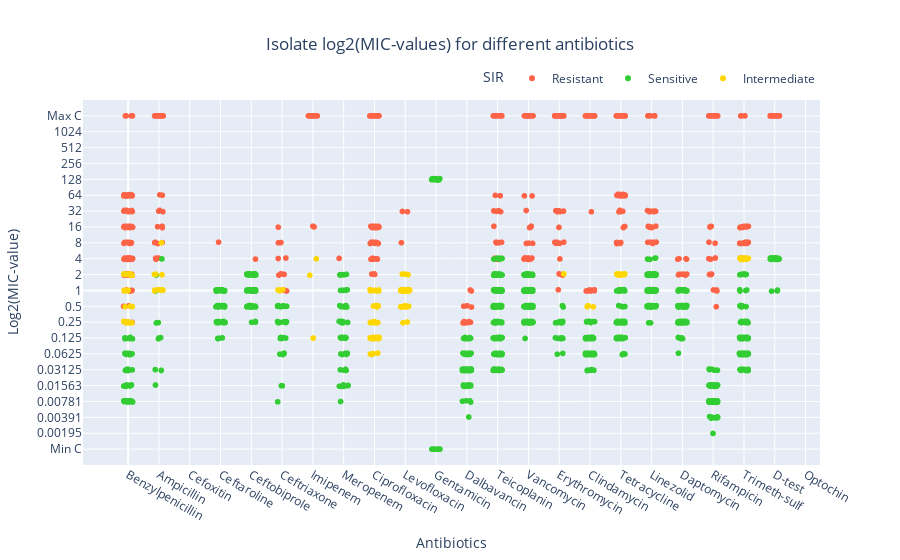

The notebook cell this image was saved under:
### Code cell
def main():
    # Load files
    chosen_isolates_list = pd.read_csv("Chosen_isolates_list.csv")
    CIB = pd.ExcelFile("CIB_TF-data_AllIsolates_20230302.xlsx")
    matrix_EU = pd.read_excel(CIB, "matrix EU")
    
    # Rename a long name for plotting purposes
    matrix_EU.rename(columns={"Trimethoprim-sulfamethoxazole": "Trimeth-sulf"}, inplace=True)
    
    # Select isolates
    chosen_isolates = extract_chosen_isolates(chosen_isolates_list, matrix_EU)
    
    # List of antiiotic names
    antibiotics = list(chosen_isolates.columns[3:])    
     
    # Extract all SIRs for an antibiotic.
    chosen_isolates_SIR = extract_SIR(chosen_isolates, antibiotics)
    
    # Remove the tuples that have None in their SIR data
    filtered_chosen_isolates_SIR = filter_mic_values(chosen_isolates_SIR)
    
    # Extract the mic-values of each isolate for each antibiotic.
    mic_data = extract_mic_data(filtered_chosen_isolates_SIR, antibiotics)
    
    # Create dataframe used for plotting
    plot_df = create_plot_df(antibiotics, mic_data)
    
    plotly_dotplot(plot_df, antibiotics)
    
if __name__ == "__main__":
    main()

### Figure 1 — Plotly figure (JSON) as saved in the notebook; plotly's stock layout.template omitted (floating-point values rounded to 4 significant figures; data arrays with more than 128 entries replaced by an {"elided": "..."} marker saying what was removed)
{"data": [{"customdata": {"elided": "1419x2 mixed values"}, "hovertemplate": "<b>%{hovertext}</b><br><br>SIR=Resistant<br>Log2(MIC-value)=%{y:.0f}<br>Scale=%{customdata[0]}<br>Pathogen=%{customdata[1]}<extra></extra>", "hovertext": {"elided": "1419 str values"}, "legendgroup": "Resistant", "marker": {"color": "tomato", "symbol": "circle"}, "mode": "markers", "name": "Resistant", "showlegend": true, "type": "scattergl", "x": {"elided": "1419 float values"}, "xaxis": "x", "y": {"elided": "1419 float values"}, "yaxis": "y"}, {"customdata": {"elided": "2369x2 mixed values"}, "hovertemplate": "<b>%{hovertext}</b><br><br>SIR=Sensitive<br>Log2(MIC-value)=%{y:.0f}<br>Scale=%{customdata[0]}<br>Pathogen=%{customdata[1]}<extra></extra>", "hovertext": {"elided": "2369 str values"}, "legendgroup": "Sensitive", "marker": {"color": "limegreen", "symbol": "circle"}, "mode": "markers", "name": "Sensitive", "showlegend": true, "type": "scattergl", "x": {"elided": "2369 float values"}, "xaxis": "x", "y": {"elided": "2369 float values"}, "yaxis": "y"}, {"customdata": {"elided": "205x2 mixed values"}, "hovertemplate": "<b>%{hovertext}</b><br><br>SIR=Intermediate<br>Log2(MIC-value)=%{y:.0f}<br>Scale=%{customdata[0]}<br>Pathogen=%{customdata[1]}<extra></extra>", "hovertext": {"elided": "205 str values"}, "legendgroup": "Intermediate", "marker": {"color": "gold", "symbol": "circle"}, "mode": "markers", "name": "Intermediate", "showlegend": true, "type": "scattergl", "x": {"elided": "205 float values"}, "xaxis": "x", "y": {"elided": "205 float values"}, "yaxis": "y"}], "layout": {"legend": {"orientation": "h", "title": {"text": "SIR"}, "tracegroupgap": 0, "x": 1, "xanchor": "right", "y": 1.02, "yanchor": "bottom"}, "title": {"text": "Isolate log2(MIC-values) for different antibiotics", "x": 0.5}, "xaxis": {"anchor": "y", "domain": [0, 1], "tickmode": "array", "ticktext": ["Benzylpenicillin", "Ampicillin", "Cefoxitin", "Ceftaroline", "Ceftobiprole", "Ceftriaxone", "Imipenem", "Meropenem", "Ciprofloxacin", "Levofloxacin", "Gentamicin", "Dalbavancin", "Teicoplanin", "Vancomycin", "Erythromycin", "Clindamycin", "Tetracycline", "Linezolid", "Daptomycin", "Rifampicin", "Trimeth-sulf", "D-test", "Optochin"], "tickvals": [0, 1, 2, 3, 4, 5, 6, 7, 8, 9, 10, 11, 12, 13, 14, 15, 16, 17, 18, 19, 20, 21, 22], "title": {"text": "Antibiotics"}}, "yaxis": {"anchor": "x", "domain": [0, 1], "range": [-11, 12], "tickmode": "array", "ticktext": ["Min C", "0.00195", "0.00391", "0.00781", "0.01563", "0.03125", "0.0625", "0.125", "0.25", "0.5", "1", "2", "4", "8", "16", "32", "64", "128", "256", "512", "1024", "Max C"], "tickvals": [-10, -9, -8, -7, -6, -5, -4, -3, -2, -1, 0, 1, 2, 3, 4, 5, 6, 7, 8, 9, 10, 11], "title": {"text": "Log2(MIC-value)"}}}}
